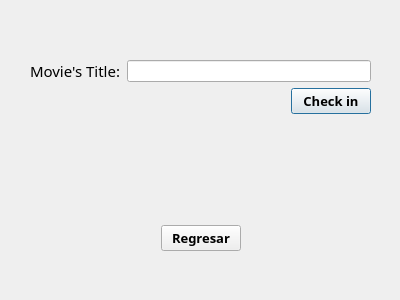
<?xml version="1.0" encoding="UTF-8"?>
<ui version="4.0">
 <class>Devolver</class>
 <widget class="QDialog" name="Devolver">
  <property name="geometry">
   <rect>
    <x>0</x>
    <y>0</y>
    <width>400</width>
    <height>300</height>
   </rect>
  </property>
  <property name="windowTitle">
   <string>Dialog</string>
  </property>
  <widget class="QWidget" name="layoutWidget">
   <property name="geometry">
    <rect>
     <x>30</x>
     <y>60</y>
     <width>341</width>
     <height>191</height>
    </rect>
   </property>
   <layout class="QVBoxLayout" name="verticalLayout_3">
    <item>
     <layout class="QVBoxLayout" name="verticalLayout">
      <item>
       <layout class="QHBoxLayout" name="horizontalLayout">
        <item>
         <widget class="QLabel" name="labelTitle">
          <property name="font">
           <font>
            <family>Footlight MT Light</family>
            <pointsize>11</pointsize>
           </font>
          </property>
          <property name="text">
           <string>Movie's Title:</string>
          </property>
         </widget>
        </item>
        <item>
         <widget class="QLineEdit" name="titleMovie"/>
        </item>
       </layout>
      </item>
      <item>
       <layout class="QHBoxLayout" name="horizontalLayout_2">
        <item>
         <spacer name="horizontalSpacer">
          <property name="orientation">
           <enum>Qt::Horizontal</enum>
          </property>
          <property name="sizeHint" stdset="0">
           <size>
            <width>40</width>
            <height>20</height>
           </size>
          </property>
         </spacer>
        </item>
        <item>
         <widget class="QPushButton" name="pushCheckIn">
          <property name="font">
           <font>
            <family>Bahnschrift SemiBold SemiConden</family>
            <pointsize>10</pointsize>
            <weight>75</weight>
            <bold>true</bold>
           </font>
          </property>
          <property name="text">
           <string>Check in</string>
          </property>
         </widget>
        </item>
       </layout>
      </item>
     </layout>
    </item>
    <item>
     <layout class="QVBoxLayout" name="verticalLayout_2">
      <item>
       <spacer name="verticalSpacer_2">
        <property name="orientation">
         <enum>Qt::Vertical</enum>
        </property>
        <property name="sizeHint" stdset="0">
         <size>
          <width>20</width>
          <height>40</height>
         </size>
        </property>
       </spacer>
      </item>
      <item>
       <widget class="QLabel" name="labelResult">
        <property name="font">
         <font>
          <family>Bahnschrift SemiBold SemiConden</family>
          <pointsize>12</pointsize>
          <weight>75</weight>
          <bold>true</bold>
         </font>
        </property>
        <property name="text">
         <string/>
        </property>
        <property name="alignment">
         <set>Qt::AlignCenter</set>
        </property>
       </widget>
      </item>
      <item>
       <spacer name="verticalSpacer">
        <property name="orientation">
         <enum>Qt::Vertical</enum>
        </property>
        <property name="sizeHint" stdset="0">
         <size>
          <width>20</width>
          <height>40</height>
         </size>
        </property>
       </spacer>
      </item>
      <item>
       <layout class="QHBoxLayout" name="horizontalLayout_3">
        <item>
         <spacer name="horizontalSpacer_3">
          <property name="orientation">
           <enum>Qt::Horizontal</enum>
          </property>
          <property name="sizeHint" stdset="0">
           <size>
            <width>40</width>
            <height>20</height>
           </size>
          </property>
         </spacer>
        </item>
        <item>
         <widget class="QPushButton" name="pushBack5">
          <property name="font">
           <font>
            <family>Bahnschrift SemiBold SemiConden</family>
            <pointsize>10</pointsize>
            <weight>75</weight>
            <bold>true</bold>
           </font>
          </property>
          <property name="text">
           <string>Regresar</string>
          </property>
         </widget>
        </item>
        <item>
         <spacer name="horizontalSpacer_2">
          <property name="orientation">
           <enum>Qt::Horizontal</enum>
          </property>
          <property name="sizeHint" stdset="0">
           <size>
            <width>40</width>
            <height>20</height>
           </size>
          </property>
         </spacer>
        </item>
       </layout>
      </item>
     </layout>
    </item>
   </layout>
  </widget>
 </widget>
 <resources/>
 <connections/>
</ui>
